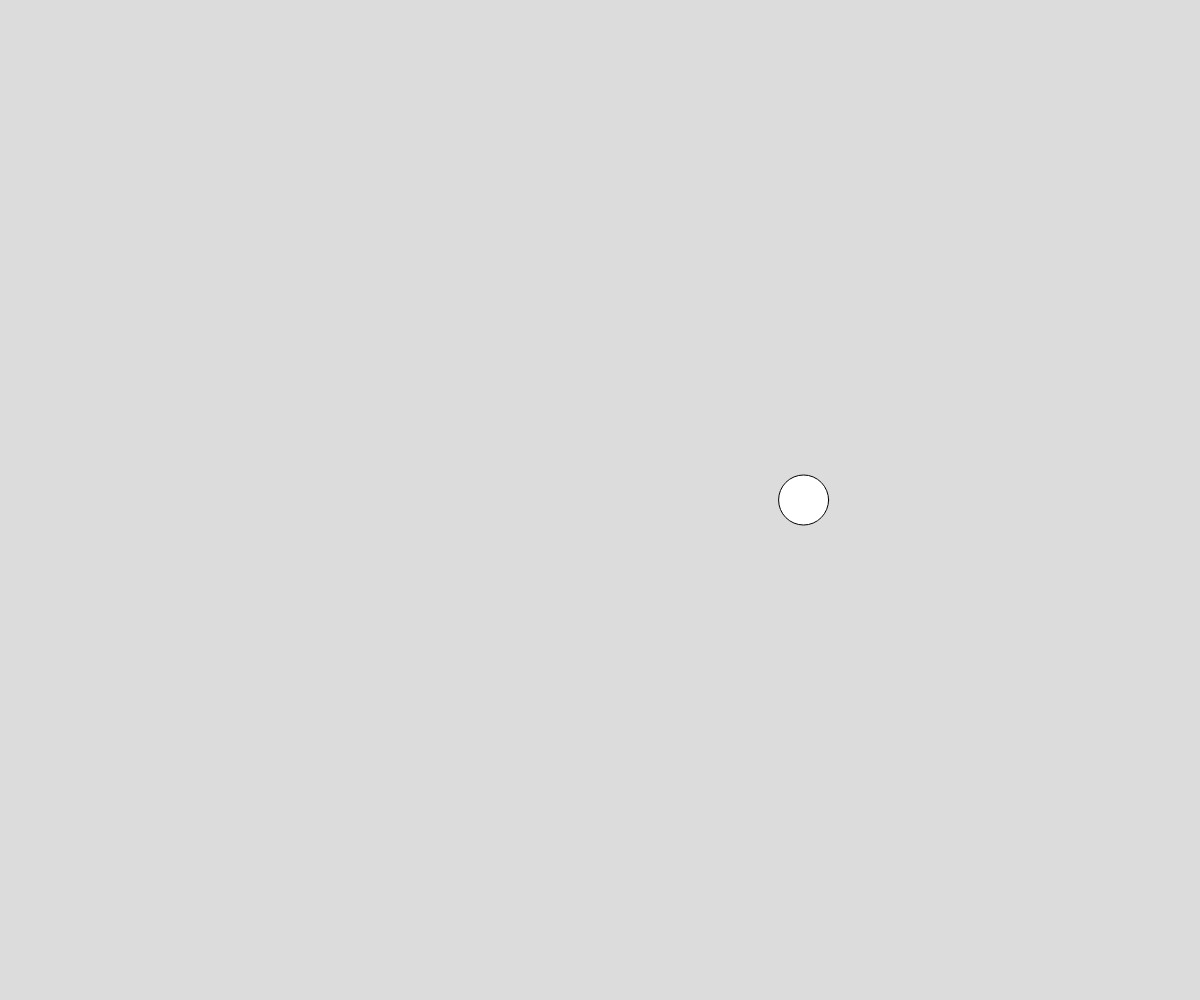
Frame 1 (no input)
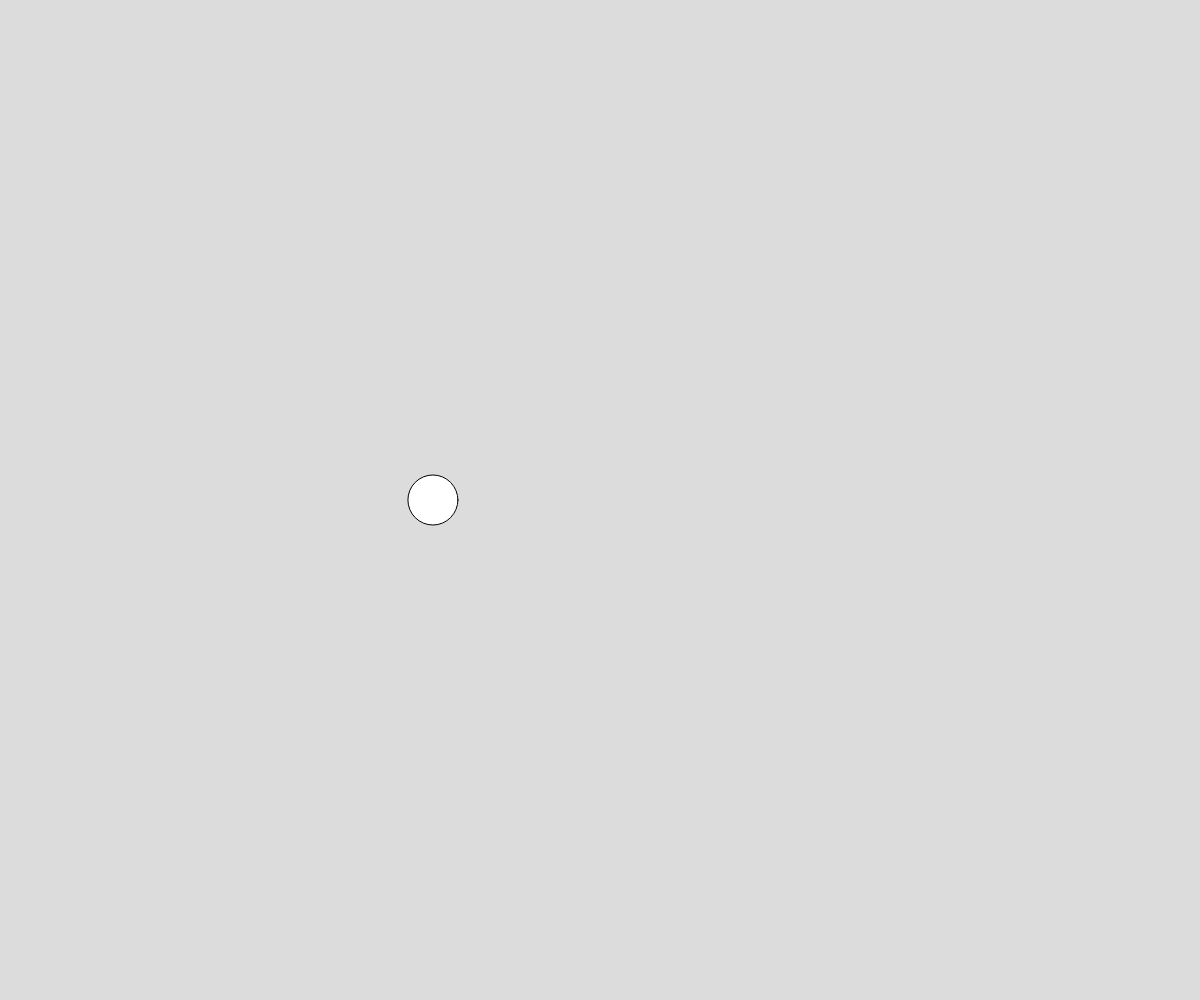
Frame 60 (no input)
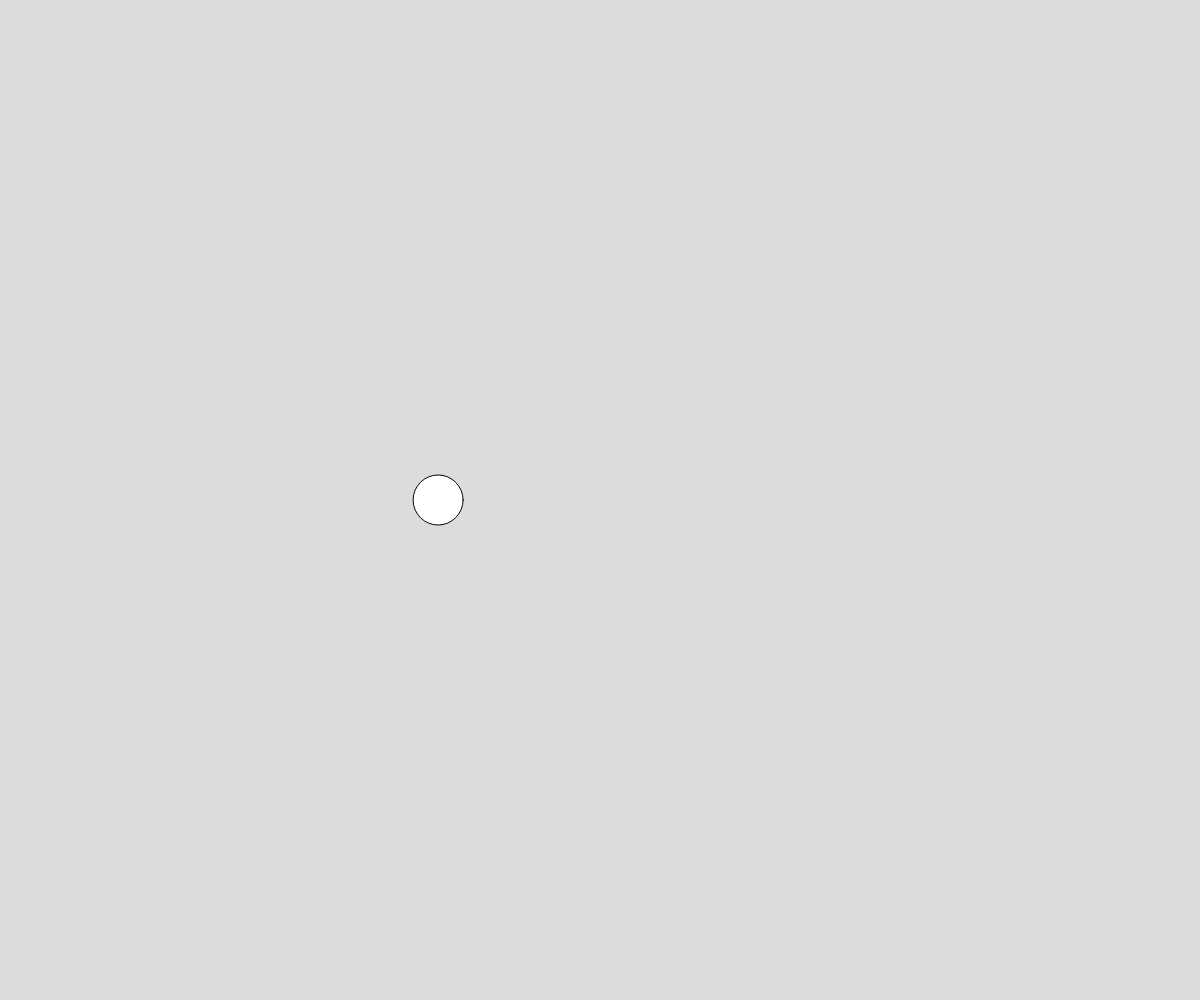
Frame 120 (the mouse pressed at the canvas centre since frame 60)

The p5.js sketch that drew these frames (run headless with seeded random() and noise() and a simulated clock; from frame 60 on, the mouse is pressed at the canvas centre):

// p5.js sketch
// ── sketch.js
// Perlin NOise ball

let x ;
let y ;
let time = 0;
function setup() {
  createCanvas(windowWidth, windowHeight);
  x = width/2;
  y = height/2;
}

function draw() {
  background(220);

  x = noise(time)*width;
  circle(x,y, 50);
  time +=0.01;
}
